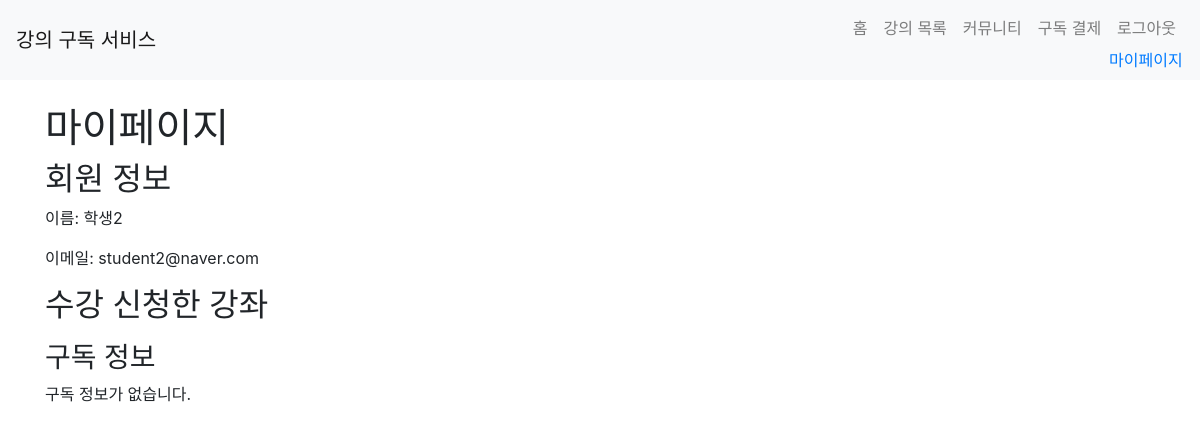
/mypage/ (signed in), run on an earlier commit of the app's database.
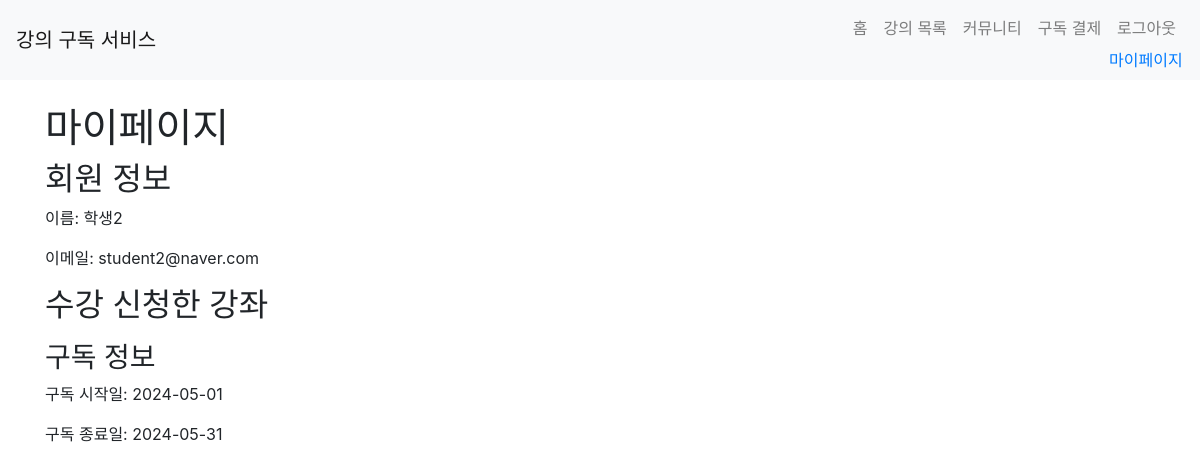
And on a later commit of the database.
### app/models.py (models this page shows, shortened)
class User(UserMixin, db.Model):
    id = db.Column(db.Integer, primary_key=True)
    name = db.Column(db.String(100), nullable=False)
    email = db.Column(db.String(120), unique=True, nullable=False)
    password = db.Column(db.String(255), nullable=False)
    role = db.Column(db.String(20), nullable=False)  # 'student' 또는 'teacher'
    enrollments = db.relationship('Enrollment', back_populates='student', lazy=True)
    courses = db.relationship('Course', back_populates='teacher', lazy=True)  # 강사가 가르치는 강좌들
    subscription = db.relationship('Subscription', uselist=False)
    def is_teacher(self):
        return self.role == 'teacher'

class Subscription(db.Model):
    id = db.Column(db.Integer, primary_key=True)
    user_id = db.Column(db.Integer, db.ForeignKey('user.id'), nullable=False)
    payment_date = db.Column(db.DateTime, default=datetime.utcnow)
    expiration_date = db.Column(db.DateTime)
    subscriber = db.relationship('User', backref=db.backref('subscriptions', lazy=True))

### app/views/mypage.py (the view)
@bp.route('/')
@login_required
def index():
    if current_user.is_teacher():
        courses = current_user.courses
        enrollments = Enrollment.query.filter(Enrollment.course_id.in_([course.id for course in courses])).all()
    else:
        enrollments = current_user.enrollments
    subscription = current_user.subscriptions
    return render_template('mypage/index.html', enrollments=enrollments, subscription=subscription)

### app/__init__.py (called while the page is built)
@login_manager.user_loader
def load_user(user_id):
    if user_id is not None:
        return User.query.get(int(user_id))
    return None

### app/templates/mypage/index.html (shortened to what this page needs)
{% extends 'base.html' %}
{% block content %}
<h1>마이페이지</h1>
<h2>회원 정보</h2>
<p>이름: {{ current_user.name }}</p>
<p>이메일: {{ current_user.email }}</p>
{% if current_user.is_teacher() %}
<h2>등록한 강좌</h2>
<ul>
    {% for course in current_user.courses %}
    <li>{{ course.title }}</li>
    {% endfor %}
</ul>
<h2>수강 신청한 학생</h2>
<ul>
    {% for enrollment in enrollments %}
    <li>
        {{ enrollment.student.name }} - {{ enrollment.course.title }}
        {% if not enrollment.approved %}
        <a href="{{ url_for('mypage.approve_enrollment', enrollment_id=enrollment.id) }}">승인</a>
        {% endif %}
    </li>
    {% endfor %}
</ul>
{% else %}
<h2>수강 신청한 강좌</h2>
{% endif %}
<h3>구독 정보</h3>
{% if current_user.subscription %}
  <p>구독 시작일: {{ current_user.subscription.payment_date.strftime('%Y-%m-%d') }}</p>
  <p>구독 종료일: {{ current_user.subscription.expiration_date.strftime('%Y-%m-%d') }}</p>
{% else %}
  <p>구독 정보가 없습니다.</p>
{% endif %}
{% endblock %}

### app/templates/base.html (shortened to what this page needs)
<!DOCTYPE html>
<html lang="ko">
<head>
    <link rel="stylesheet" href="https://maxcdn.bootstrapcdn.com/bootstrap/4.5.2/css/bootstrap.min.css">
</head>
<body>
    <nav class="navbar navbar-expand-lg navbar-light bg-light">
        <a class="navbar-brand" href="/">강의 구독 서비스</a>
        <div class="collapse navbar-collapse" id="navbarNav">
            <ul class="navbar-nav ml-auto">
                <li class="nav-item">
                    <a class="nav-link" href="{{ url_for('main.index') }}">홈</a>
                </li>
                <li class="nav-item">
                    <a class="nav-link" href="{{ url_for('courses.course_list') }}">강의 목록</a>
                </li>
                <li class="nav-item">
                    <a class="nav-link" href="{{ url_for('community.post_list') }}">커뮤니티</a>
                </li>
                {% if current_user.is_authenticated %}
                <li class="nav-item">
                    <a class="nav-link" href="{{ url_for('payments.subscribe') }}">구독 결제</a>
                </li>
                <li class="nav-item">
                    <a class="nav-link" href="{{ url_for('auth.logout') }}">로그아웃</a>
                    <a href="{{ url_for('mypage.index') }}">마이페이지</a>
                </li>
                {% endif %}
            </ul>
        </div>
    </nav>
    <div class="container mt-4">
        {% block content %}{% endblock %}
    </div>
</body>
</html>

What changed in the data, as far as the page shows it:
added Subscription: subscription.payment_date "2024-05-01", subscription.expiration_date "2024-05-31"
Also different on the page:
text no longer shown: "구독 정보가 없습니다."
text now shown: "구독 시작일: 구독 종료일:"
